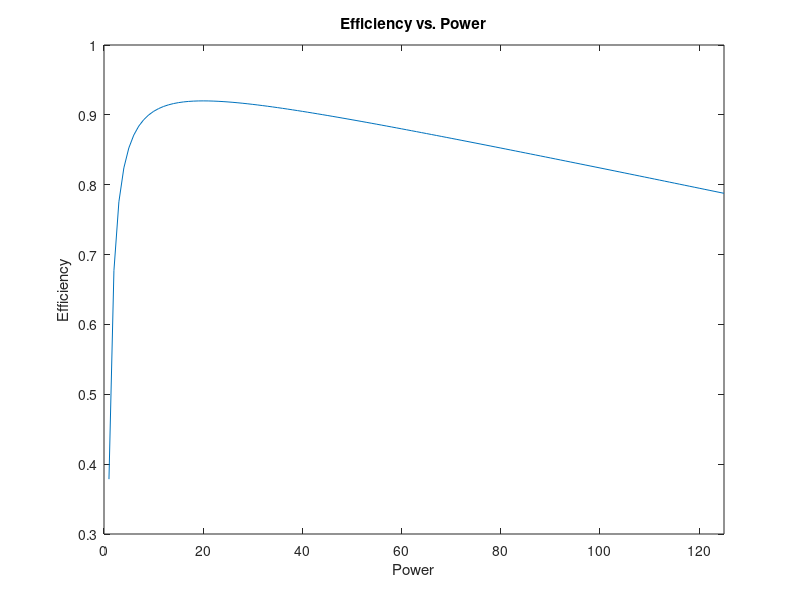

The MATLAB source for this figure:
function [] = vehicleEnduranceAcc()
    %setting the parameters for the equations of power and 
    cSubZero = 0.6;
    cSubOne = 0.02;
    cSubTwo = 0.0015;
    
    enginePower = [0:1:125];
    %creating the array for values to be put in after being solved in for
    %loop
    efficiencyArray = zeros(1,126);
    %for loop is used to do the math and put the output into the array
    %created above
    for i = (1:126)
        powerLoss = cSubZero + (cSubOne*(enginePower(:,i))) + (cSubTwo*(enginePower(:,i))^ 2);
        powerOut = (enginePower(:,i)) - powerLoss;
        efficiency = powerOut / (enginePower(:,i));
            for j = (1:126)
                efficiencyArray(1,i) = efficiency;
            end
        
    end
    %uses the finsihed arrays to create a plot to make the curve
    plot(enginePower,efficiencyArray);
    title('Efficiency vs. Power');
    xlabel('Power');
    ylabel('Efficiency');
    xlim([0,125]);
end